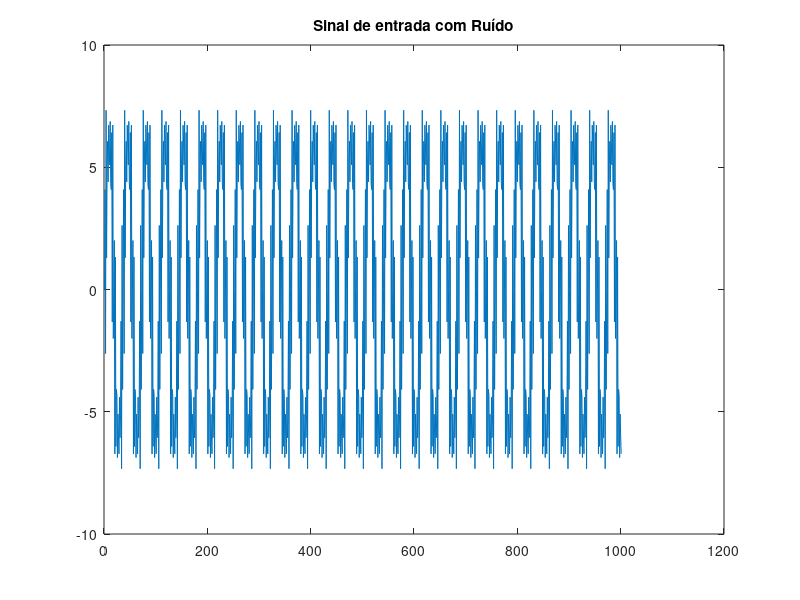
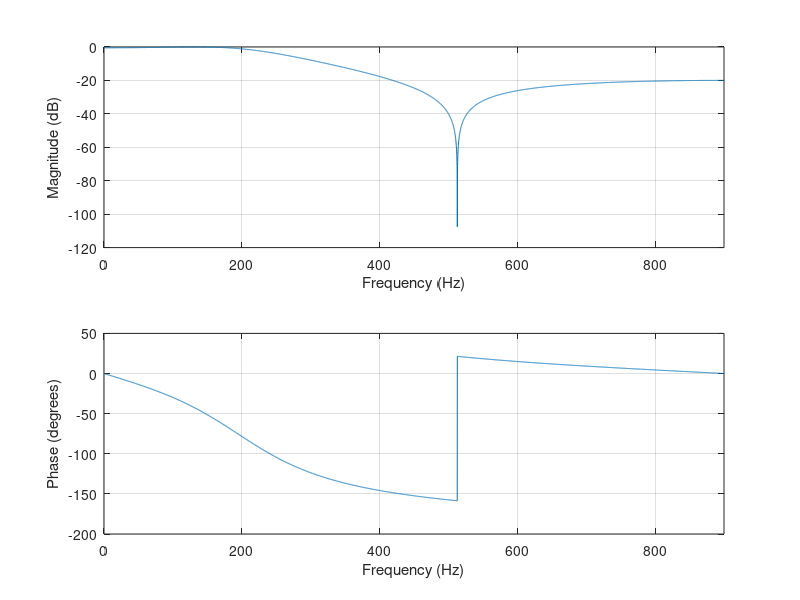
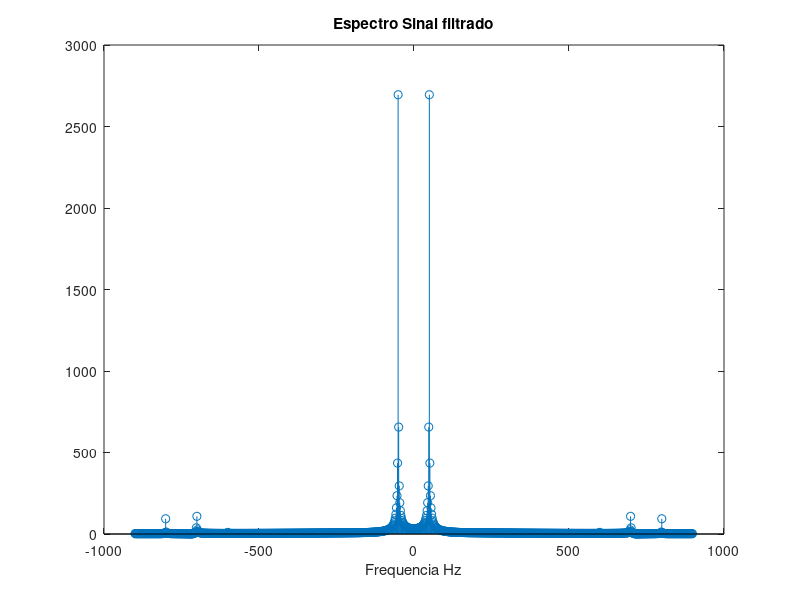
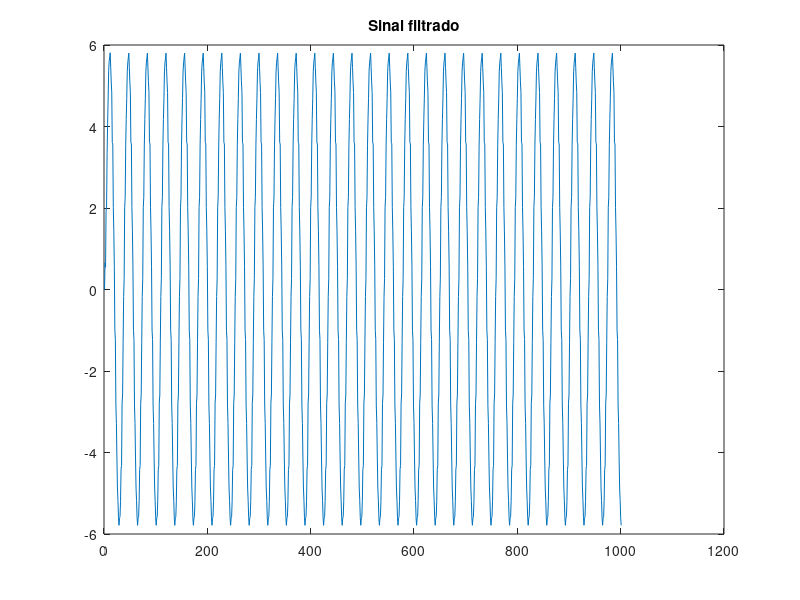

Reproduce these figures in MATLAB, in order.
%------------------------
 %TIPO ELIPTICO
 pkg load signal
pkg load control
 clc;
 clear;
 disp('Processing')
 %------------------------------------------
 %Especificações filtro
 %------------------------------------------
 fs=1800;
 fp=100;
 fr=300;
 Ap=0.5;
 Ar=20;
 %------------------------------------------
 %Sinal a ser filtrado
 %------------------------------------------
 f1=50; % frequência dentro da banda de passagem
 f2=800; % frequência dentro da banda de rejeição (ruído)
 t=0:1:1000;
 % Sinal de entrada com ruido.
 x = 6*sin((2*pi*f1*t/fs))+2*sin((2*pi*f2*t/fs))+0.5*sin((2*pi*600*t/fs))+3*sin((2*
pi*700*t/fs));
%------------------------------------------
 %Plota sinal de entrada com ruído
 %------------------------------------------
 figure
 plot(x) % Plota sinal de entrada com ruído
 title('Sinal de entrada com Ruído')
 %------------------------------------------
 % Cria filtro Eliptico
 %------------------------------------------
 [ne,We]=ellipord(fp/500,fr/500,Ap,Ar);
[b,a] = ellip(ne,Ap,Ar,We);
 %------------------------------------------
 % Plota Magnitude e fase
 %------------------------------------------
 figure
 title(' Eliptc Lowpass Filter')
 freqz(b,a,7000,1800);
 %
 %------------------------------------------
 % Filtra sinal de entrada
 %------------------------------------------

 K = filter(b,a,x);
 %------------------------------------------
 % Plota espectro de saida
 %------------------------------------------
 figure
 n= max(size(K)); % Composição do eixo da freqüência..
 F = fs*(-n/2:(n/2)-1)/n;
 J1=abs(fftshift(fft(K))); %FFT
 stem(F,J1');
 title('Espectro Sinal filtrado');
 xlabel('Frequencia Hz');
 %------------------------------------------
 % Plota saída
 %------------------------------------------
 figure
 plot(K);
 title('Sinal filtrado');




 %------------------------------------------
 % Cria filtro Eliptico
 %------------------------------------------
 [ne, We]=ellipord(fp/500,fr/500,Ap,Ar)
 [b,a] = ellip(ne,Ap,Ar,We)
 %------------------------------------------
 % Plota Magnitude e fase
 %------------------------------------------
 figure
 title(' Eliptc Lowpass Filter')
 freqz(b,a,7000,1800)
 %
 %------------------------------------------
 % Filtra sinal de entrada
 %------------------------------------------
 K = filter(b,a,x)

 %------------------------------------------
 % Plota espectro de saida
 %------------------------------------------
 figure %espectro do sinal de entrada com ruido
 n= max(size(K)); % Composição do eixo da freqüência..
 F = fs*(-n/2:(n/2)-1)/n; % Composição do eixo da freqüência..
 J1=abs(fftshift(fft(K))); %FFT
 stem(F,J1')
 title('Espectro Sinal filtrado')
 xlabel('Frequencia Hz')

 %------------------------------------------


 % Plota saida
 %------------------------------------------
 figure
 plot(K)
 title('Sinal filtrado')
 %------------------------------------------
 % Filtro Cheby II
 %------------------------------------------
 [nc,Ws] = cheb2ord(fp/500,fr/500,Ap,Ar)
 [b2,a2] = cheby2(nc,Ar,Ws);
 freqz(b2,a2,7000,1800);
 title(' Chebyshev Type II Lowpass Filter')
 K1 = filter(b2,a2,x)
 %------------------------------------------
 % Plota espectro de saida
 %------------------------------------------
 figure %espectro do sinal de entrada com ruido
 n= max(size(K1)); % Composição do eixo da freqüência..
 F = fs*(-n/2:(n/2)-1)/n; % Composição do eixo da freqüência..
 J2=abs(fftshift(fft(K1))); %FFT
 stem(F,J2)
 title('Espectro Sinal filtrado')
 xlabel('Frequencia Hz')

 %------------------------------------------
 % Plota saida
 %------------------------------------------
 figure
 plot(K1)

 title('Sinal filtrado')
 %------------------------------------------
 % Filtro Cheby I
 %------------------------------------------
 [n1,Wp1] = cheb1ord(fp/500,fr/500,Ap,Ar)
 [b1,a1] = cheby1(n1,Ar,Wp1);
 figure
 freqz(b1,a1,7000,1800);
 title('Chebyshev Type I Lowpass Filter')
 K2 = filter(b1,a1,x)
 %------------------------------------------
 % Plota espectro de saida
 %------------------------------------------
 figure %espectro do sinal de entrada com ruido
 n= max(size(K2)); % Composição do eixo da freqüência..
 F = fs*(-n/2:(n/2)-1)/n; % Composição do eixo da freqüência..
 J3=abs(fftshift(fft(K2))); %FFT
 stem(F,J3')
 title('Espectro Sinal filtrado')
 xlabel('Frequencia Hz')

 %------------------------------------------
 % Plota saida
 %------------------------------------------
 figure
 plot(K2)
 title('Sinal filtrado')
 disp('END')
